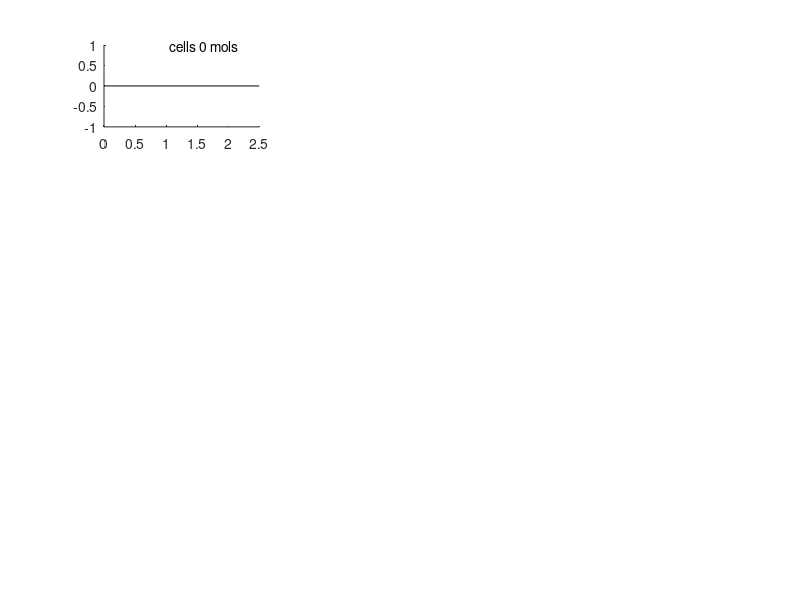

Source code (MATLAB): (Note: this script raises an error after producing the figure.)
function MolCell2021_plotfig1(~)
with_boot_figs = 0;
h1 = figure;

DhistMinSteps = 4;
Dfit_inital_guess = [0.2 0.11 0.8 0.31];

file_path = '..\Mendeley_Data';
protein_names = {'MukB', 'RNAP', 'GyrA', 'ParC', 'UvrA', 'MutS', 'LacI', 'Pol1', 'LigA', 'HNS', 'HU'};

nprots = length(protein_names);
number_of_cells_all = zeros(nprots,1);
prot_frac = zeros(nprots,1);
prot_frac_err = zeros(nprots,2);
prot_dmob = zeros(nprots,1);
prot_dmob_err = zeros(nprots,2);
number_of_tracks = zeros(nprots,1);
prot_dmob_single = zeros(nprots,1);
for prot = 1:nprots
    %%

    rangeD = 0:0.02:2.5;
    binSpacing = rangeD(2)-rangeD(1);
    x = rangeD+binSpacing;
    
    folder_names = dir([file_path '\' protein_names{prot} '\*.mat']);
    
    D_all_cells = zeros(1e6,1) ;
    cell_index = zeros(1e6,1) ;
    cell_index_temp = 1;
    kk = 1;
    for jj = 1:length(folder_names)
        load([file_path '\' protein_names{prot} '\' folder_names(jj).name]);
        for ll = 1:length(PALMcell)
            
            if ~isempty(PALMcell(ll).tracks)
                D = tracks_to_D(PALMcell(ll).tracks);
                if ~isempty(D)
                    D_all_cells(kk:kk+length(D)-1,1) = D;
                    cell_index(kk:kk+length(D)-1,1) = cell_index_temp*ones(length(D),1);
                    cell_index_temp = cell_index_temp+1;
                    kk = kk+length(D);
                end
            end
        end
        
    end
    D_all_cells(kk:end) = [];
    cell_index(kk:end) = [];
    number_of_cells = max(cell_index);
    number_of_tracks(prot) = kk -1;
    
    figure(h1)
    subplot(4,3,prot)
    histDCount = histc(D_all_cells,rangeD + binSpacing/2);
    histDCount = histDCount./(sum(histDCount)*binSpacing);
    hold on
    bar1 = bar(rangeD+binSpacing,histDCount,'BarWidth',1,'FaceColor',[.5 .5 .5],'LineStyle','none');
    xlim([min(rangeD), max(rangeD)]);
    text(1, 1, [num2str(number_of_cells) ' cells ' num2str(number_of_tracks(prot)) ' mols'])
    
    [f, mob] = Dhist_fitting(histDCount,x',DhistMinSteps, Dfit_inital_guess );
    
    hold on;
    x2 = linspace(0,max(x),1000);
    cFit1 = one_gamma_fit([f/100,Dfit_inital_guess(2)],x2,DhistMinSteps);
    plot(x2, cFit1, 'r-','LineWidth',1)
    
    hold on;
    cFit2 = one_gamma_fit([(1-f/100),mob],x2,DhistMinSteps);
    plot(x2, cFit2, 'b-','LineWidth',1)
    
    title({protein_names{prot}, [num2str(f,3), '% at D = ', num2str(Dfit_inital_guess(2),2)],[num2str(100-f,3), '% at D = ', num2str(mob,2)] })
    
    prot_dmob_single(prot) = mob;
    
    
    
    %% bootstrap cells
    nboots = 100;
    frac1 = zeros(1,nboots);
    D_mob = zeros(1,nboots);
    %prot
    %number_of_cells
    if with_boot_figs == 1
        h2 = figure;
    end
    for iboot = 1:nboots
        
        y = datasample(1:number_of_cells,number_of_cells);
        D_to_use = zeros(1e6, 1);
        jj = 1;
        for ii = 1:length(y)
            tempD =    D_all_cells(cell_index == y(ii));
            D_to_use(jj:jj+length(tempD)-1,1) = tempD;
            jj = jj+length(tempD);
        end
        D_to_use(jj:end) = [];
        histDCount = histc(D_to_use,rangeD + binSpacing/2);
        histDCount = histDCount./(sum(histDCount)*binSpacing);
        
        if with_boot_figs == 1
            figure(h2)
            clf
            bar1 = bar(rangeD+binSpacing,histDCount,'BarWidth',1,'FaceColor',[.5 .5 .5],'LineStyle','none');
            xlim([min(rangeD), max(rangeD)]);
                       
            [f, mob] = Dhist_fitting(histDCount,x',DhistMinSteps, Dfit_inital_guess );
            frac1(iboot) = f;
            D_mob(iboot) = mob;
            
            hold on;
             x2 = linspace(0,max(x),1000);
             cFit1 = one_gamma_fit([frac1(iboot)/100,Dfit_inital_guess(2)],x2,DhistMinSteps);
             plot(x2, cFit1, 'r-','LineWidth',1)
    
                hold on;
             cFit2 = one_gamma_fit([(1-frac1(iboot)/100),D_mob(iboot)],x2,DhistMinSteps);
             plot(x2, cFit2, 'b-','LineWidth',1)
    
            title({protein_names{prot}, [num2str(frac1(iboot),3), '% at D = ', num2str(Dfit_inital_guess(2),2)],[num2str(100-frac1(iboot),3), '% at D = ', num2str(D_mob(iboot),2)] })
    
            pause(1)
            
        else
            [f, mob] = Dhist_fitting(histDCount,x',DhistMinSteps, Dfit_inital_guess );
             frac1(iboot) = f;
            D_mob(iboot) = mob;
           
        end
        
    end
    
    
    number_of_cells_all(prot) =number_of_cells;
    prot_frac(prot) = mean(frac1);
    prot_frac_err(prot,:) = prctile(frac1,[2.5 97.5]);
    prot_dmob(prot) = mean(D_mob);
    prot_dmob_err(prot,:) = prctile(D_mob,[2.5 97.5]);
    
end
formatSpec = '%.2f [%.2f - %.2f]\n';
disp('Dmob:')
for mm= 1:length(prot_frac)
        fprintf(formatSpec,prot_dmob(mm),prot_dmob_err(mm,1), prot_dmob_err(mm,2));
        Dmob_table1{mm,1}= sprintf(formatSpec,prot_dmob(mm),prot_dmob_err(mm,1), prot_dmob_err(mm,2));
end
formatSpec = '%.0f [%.0f - %.0f]\n';
disp('Frac bound:')
for mm= 1:length(prot_frac)
        fprintf(formatSpec,prot_frac(mm),prot_frac_err(mm,1), prot_frac_err(mm,2))
        frac_bound_table1{mm,1}= sprintf(formatSpec,prot_frac(mm),prot_frac_err(mm,1), prot_frac_err(mm,2));
end
figure
set(gcf,'color','w')

table1 = table(protein_names', Dmob_table1, frac_bound_table1, 'VariableNames',{'Protein','Dmob','fracbound'});
filename = 'Table1.xlsx';
writetable(table1,filename)
error_l =[prot_frac-prot_frac_err(:,1)];
error_u =[prot_frac-prot_frac_err(:,2)];
b1= bar(prot_frac);
hold on
errorbar(b1.XData',b1.YData',error_l, error_u,'k', 'LineStyle','none')
xticks(1:11)
xticklabels(protein_names)
xtickangle(45)
ylabel('% long lived binding')
figure
set(gcf,'color','w')

error_l =[prot_dmob-prot_dmob_err(:,1)];
error_u =[prot_dmob-prot_dmob_err(:,2)];
b1= bar(prot_dmob);
hold on
errorbar(b1.XData',b1.YData',error_l, error_u,'k', 'LineStyle','none')

xticklabels(protein_names)
xtickangle(45)
ylabel('mobility ')

%numbers_fortable_1

%% Fig S1
copy_number = [100 4000 80 500 800 100 80 100 40 20000 50000 80000]

figure
hold on
for ii = 1:length(prot_dmob_single)
scatter(copy_number(ii), prot_dmob_single(ii) )
end
set(gca, 'XScale', 'log')
legend(protein_names)
xlabel('literature copy number')
ylabel('measured D_mobile')
axis([10 1e6 0 3])
end
%%
function D = tracks_to_D(tracks)
dT = 0.01548;
DhistMinSteps = 4;
pixel = 0.096;
single_frame_steps= find((tracks(2:end,3) - tracks(1:end-1,3))==1);
%find elements in tracks from the same molecules as consective element
same_mol_steps= find((tracks(2:end,4) - tracks(1:end-1,4))==0);
%intersect of both gives the single frame steps only from the same molecule
single_frame_same_mol = intersect( same_mol_steps, single_frame_steps);

%Calculate teh squared dispacement form these elements in tracks
single_frame_sq_displacements = sum((tracks(single_frame_same_mol,1:2) - tracks(single_frame_same_mol+1,1:2)).^2,2);

%molecule numbers from only the desired track elements
single_frame_tracks = tracks(single_frame_same_mol,4);
% histogram of mol numbers gives the step number of each desired track
n = histc(single_frame_tracks,1:max(single_frame_tracks));
%find tracks with  enough steps
long_enough_tracks = find(n>=DhistMinSteps);

%pre allocate variables
MSD_all = zeros(length(long_enough_tracks),1);

for ii = 1:length(long_enough_tracks)
    
    %find the elements of the track
    xx = find(single_frame_tracks == long_enough_tracks(ii));
    
    %calulate the mean of the squared displacements and store values in
    %array. Truncated tracks so only take first DhistMinSteps steps
    MSD_all(ii,1) = mean(single_frame_sq_displacements(xx(1:DhistMinSteps)));
    
end
MSD = MSD_all * pixel^2;
D = MSD/(4*dT);

end

%%
function [frac1, D_mob] = Dhist_fitting(histDCount,x,n, initGuess)
curvefitoptions = optimset( 'lsqcurvefit');
curvefitoptions = optimset( curvefitoptions, 'Display', 'off', 'MaxFunEvals', 100000, 'MaxIter', 100000);
x2 = linspace(0,max(x),1000);

initGuess2 = [initGuess(1) initGuess(4)];
constrained_fit_vals = initGuess(2);
lb = [0 0];
ub = [inf inf];

c  = lsqcurvefit(@(parameters,x) ...
    two_gamma_1constrained_fit(...
    parameters,x,n,constrained_fit_vals),...
    initGuess2, x, histDCount, lb, ub, curvefitoptions);

D_mob = c(2);
frac1 = c(1)*100;
frac2 = 100 - frac1;

end

function F = two_gamma_1constrained_fit( parameters, x, n, b)

A(1) = parameters(1);
D(1) = parameters(2);

F= A(1)*(n/b)^n*x.^(n-1).*exp(-n*x/b)/factorial(n-1) + ...
    (1 - A(1))*(n/D(1))^n*x.^(n-1).*exp(-n*x/D(1))/factorial(n-1);


end

function F = one_gamma_fit( parameters, x, n)

A(1) = parameters(1);
D(1) = parameters(2);

F= A(1)*(n/D(1))^n*x.^(n-1).*exp(-n*x/D(1))/factorial(n-1);

end